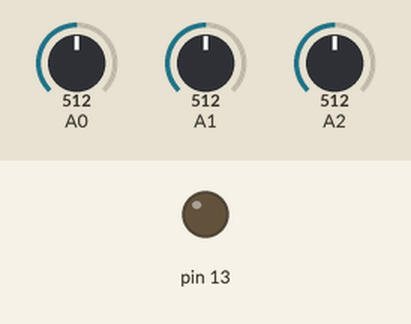
The sketch below on a simulated Arduino Uno, built with avr-gcc and run on an emulated ATmega328P. Parts: output pins drawn as LEDs (lit = HIGH). The test bench sets the inputs (shaded band); at power-on: A0 = 512, A1 = 512, A2 = 512. What the sketch prints to the serial monitor is not drawn.

Above: at 0.1 s.
At 1.1 s:
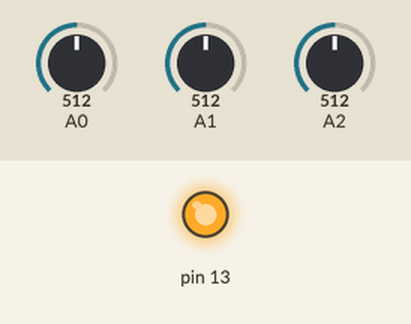
Timing chart, 0 to 2.6 s (numbered marks = the images above):
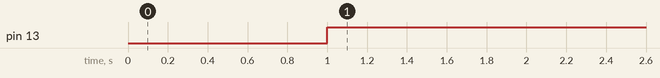

Measured:
- by itself, pin 13: LOW → HIGH at 1.0 s

The sketch:

incredible_elzing1.ino
```cpp
void setup()
{
  pinMode(13, OUTPUT);
  pinMode(A0, INPUT);
  pinMode(A1, INPUT);
  pinMode(A2, INPUT);
  Serial.begin(9600);
  digitalWrite(13, LOW);
}

void loop()
{
  int a = analogRead(A0);
  int b = analogRead(A1);
  int c = analogRead(A2);
  Serial.println(a);
  delay(1000);
  if (a > 155){
  digitalWrite(13, HIGH);
  delay(1000);
  Serial.print("all ok");
}
}
```
